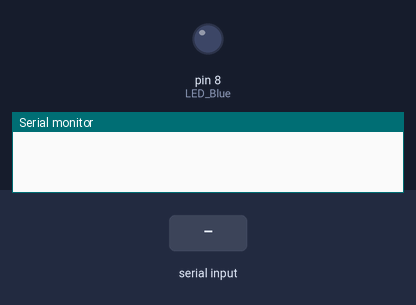
A sketch run on a simulated Arduino Uno, built with avr-gcc and run on an emulated ATmega328P. Parts: output pins drawn as LEDs (lit = HIGH), the last lines printed to the serial monitor. The inputs (shaded band) are chosen by the test bench.

Above: at 1.2 s.
1.3 s: "1\n" received over Serial
At 2.3 s:
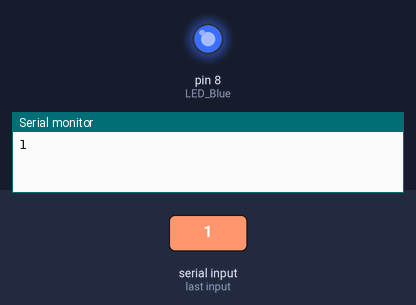
2.8 s: "0\n" received over Serial
At 3.4 s:
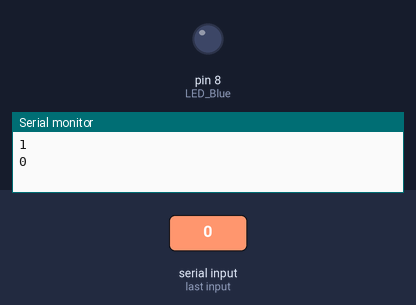
Timing chart, 0 to 5.8 s (numbered marks = the images above; inputs shaded):
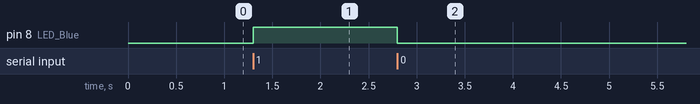

Measured:
- after the input at 1.3 s, pin 8 (LED_Blue): LOW → HIGH at once
- after the input at 2.8 s, pin 8 (LED_Blue): HIGH → LOW at once

The sketch:

HC_10_Bluetooth_Module_Testing_v1.0.ino
```cpp
//Bluetooth Module Control HC10 Testing
char Incoming_Value=0;
int LED_Blue=8;
void setup() {
  // put your setup code here, to run once:
Serial.begin(9600);
//Serial.println("THE SYSTEM IS STARTING");
pinMode(LED_Blue,OUTPUT);
}

void loop() {
  // put your main code here, to run repeatedly:
if(Serial.available()>0)
{
  Incoming_Value=Serial.read();
  Serial.print(Incoming_Value);
  Serial.print("\n");
  if(Incoming_Value=='1')
  {
    digitalWrite(LED_Blue,HIGH);
  }
  if(Incoming_Value=='0')
  {
    digitalWrite(LED_Blue,LOW);
  }

}
}
```
